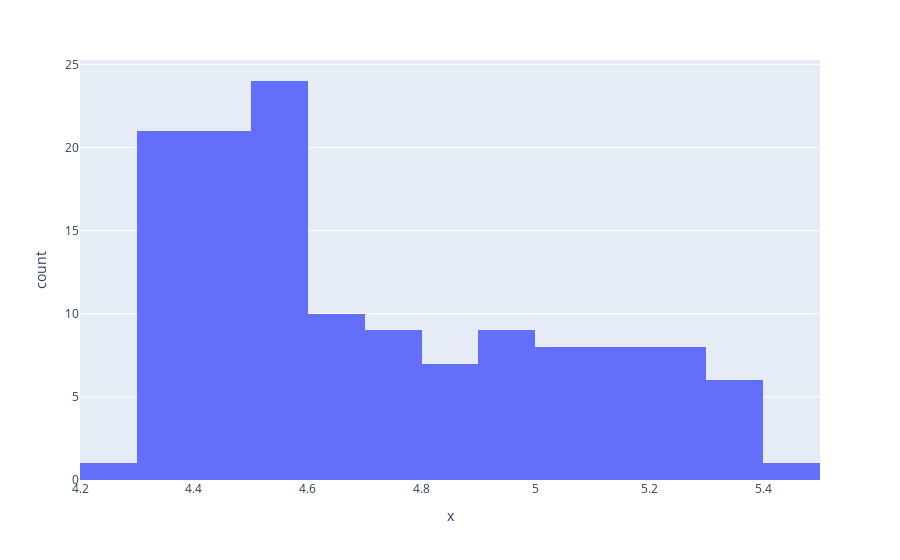

The code cell stored with this chart in its notebook:
### Code cell
#Histogram of 40yd
fig = px.histogram(x=df['40yd'],nbins = 12)
fig.show()

### Figure 1 — Plotly figure (JSON) as saved in the notebook; plotly's stock layout.template omitted (floating-point values rounded to 4 significant figures; data arrays with more than 128 entries replaced by an {"elided": "..."} marker saying what was removed)
{"data": [{"alignmentgroup": "True", "bingroup": "x", "hovertemplate": "x=%{x}<br>count=%{y}<extra></extra>", "legendgroup": "", "marker": {"color": "#636efa", "pattern": {"shape": ""}}, "name": "", "nbinsx": 12, "offsetgroup": "", "orientation": "v", "showlegend": false, "type": "histogram", "x": {"elided": "133 float values"}, "xaxis": "x", "yaxis": "y"}], "layout": {"barmode": "relative", "legend": {"tracegroupgap": 0}, "margin": {"t": 60}, "xaxis": {"anchor": "y", "domain": [0, 1], "title": {"text": "x"}}, "yaxis": {"anchor": "x", "domain": [0, 1], "title": {"text": "count"}}}}
